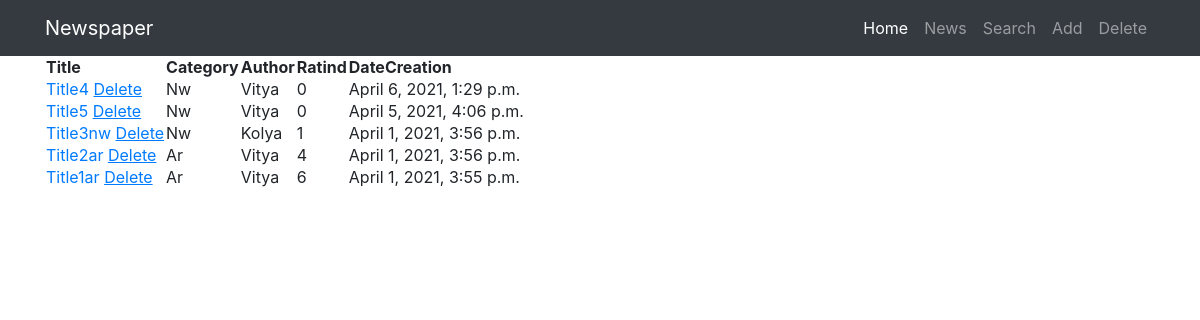
Page /news/ on the committed database.
### news/models.py (models this page shows, shortened)
class Post(models.Model):
    author = models.ForeignKey(Author, on_delete=models.CASCADE)
    NEWS = 'NW'
    ARTICLE = 'AR'
    CATEGORY_CHOICES = (
        (NEWS, 'Новость'),
        (ARTICLE, 'Статья'),
    )
    categoryType = models.CharField(max_length=2, choices=CATEGORY_CHOICES, default=ARTICLE)
    dateCreation = models.DateTimeField(auto_now_add=True)
    postCategory = models.ManyToManyField(Category, through='PostCategory')
    title = models.CharField(max_length=128)
    text = models.TextField()
    rating = models.SmallIntegerField(default=0)

class Author(models.Model):
    authorUser = models.OneToOneField(User, on_delete=models.CASCADE)
    ratingAuthor = models.SmallIntegerField(default=0)

### news/views.py (the view)
# urls.py: path('', PostList.as_view()),
class PostList(ListView):
    model = Post
    template_name = 'news.html'
    context_object_name = 'post'
    ordering = ['-dateCreation']
    form_class = PostForm  # добавляем форм класс, чтобы получать доступ к форме через метод POST
    def get_context_data(self, **kwargs):
        context = super().get_context_data(**kwargs)
        context['filter'] = PostFilter(self.request.GET, queryset=self.get_queryset())
        context['form'] = PostForm()
        return context

### news/templates/news.html (shortened to what this page needs)
{% extends 'default.html' %}
{% block content %}
<table>
    <thead>
        <th>
            Title
        </th>
        <th>
            Category
        </th>
        <th>
            Author
        </th>
        <th>
            Ratind
        </th>
        <th>
            DateCreation
        </th>
    </thead>
    {% for post in filter.qs %}
    <tr>
        <td>
            <a href="{% url 'detail' post.id %}">{{ post.title|title }}</a>
            <a href="{% url 'delete' post.id %}"><u> Delete </u></a>
        </td>
        <td>
            {{ post.categoryType|title }}
        </td>
        <td>
            {{ post.author.authorUser.username }}
        </td>
        <td>
            {{ post.rating }}
        </td>
        <td>
            {{ post.dateCreation }}
        </td>
    </tr>
    {% endfor %}
</table>
{% endblock content %}

### news/templates/default.html (shortened to what this page needs)
{% load static %}
<html lang="en">
<head>
  <link href="{% static 'vendor/bootstrap/css/bootstrap.min.css' %}" rel="stylesheet">
</head>
<body>
  <nav class="navbar navbar-expand-lg navbar-dark bg-dark static-top">
    <div class="container">
      <a class="navbar-brand" href="#">Newspaper</a>
      <div class="collapse navbar-collapse" id="navbarResponsive">
        <ul class="navbar-nav ml-auto">
          <li class="nav-item active">
            <a class="nav-link" href="#">Home
            </a>
          </li>
          <li class="nav-item">
            <a class="nav-link" href="/news/">News</a>
          </li>
          <li class="nav-item">
            <a class="nav-link" href="/news/search/">Search</a>
          </li>
          <li class="nav-item">
            <a class="nav-link" href="/news/add/">Add</a>
          </li>
          <li class="nav-item">
            <a class="nav-link" href="/news/delete/">Delete</a>
          </li>
        </ul>
      </div>
    </div>
  </nav>
  <div class="container">
    <div class="row">
      <div class="col-lg-12 text-center">
       {% block content %}{% endblock content %}
      </div>
    </div>
  </div>
</body>
</html>

### rows in the picture
Post: title "Title4", categoryType "Nw", author.authorUser.username "Vitya", rating "0", dateCreation "April 6, 2021, 1:29 p.m."
Post: title "Title5", categoryType "Nw", author.authorUser.username "Vitya", rating "0", dateCreation "April 5, 2021, 4:06 p.m."
Post: title "Title3nw", categoryType "Nw", author.authorUser.username "Kolya", rating "1", dateCreation "April 1, 2021, 3:56 p.m."
Post: title "Title2ar", categoryType "Ar", author.authorUser.username "Vitya", rating "4", dateCreation "April 1, 2021, 3:56 p.m."
Post: title "Title1ar", categoryType "Ar", author.authorUser.username "Vitya", rating "6", dateCreation "April 1, 2021, 3:55 p.m."
